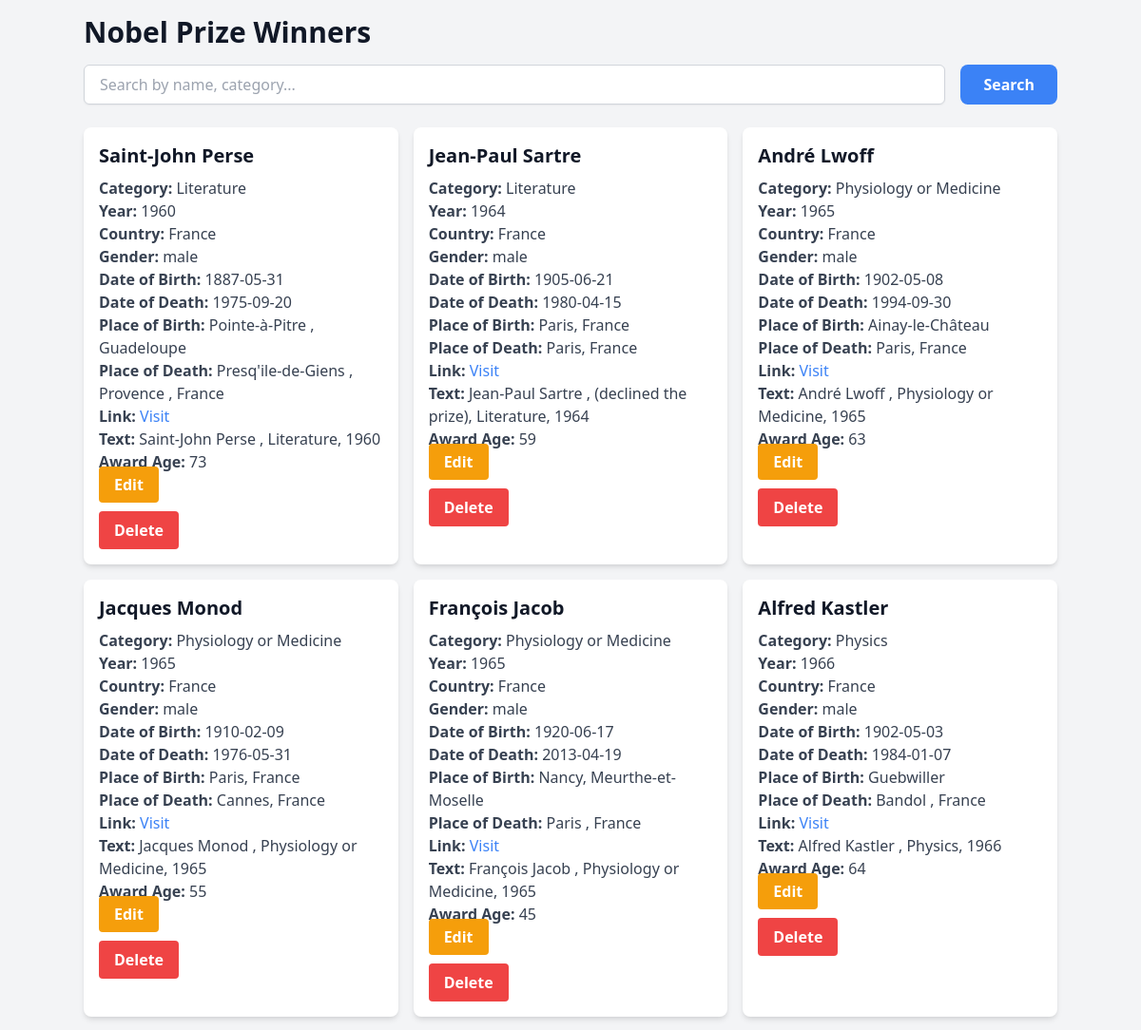
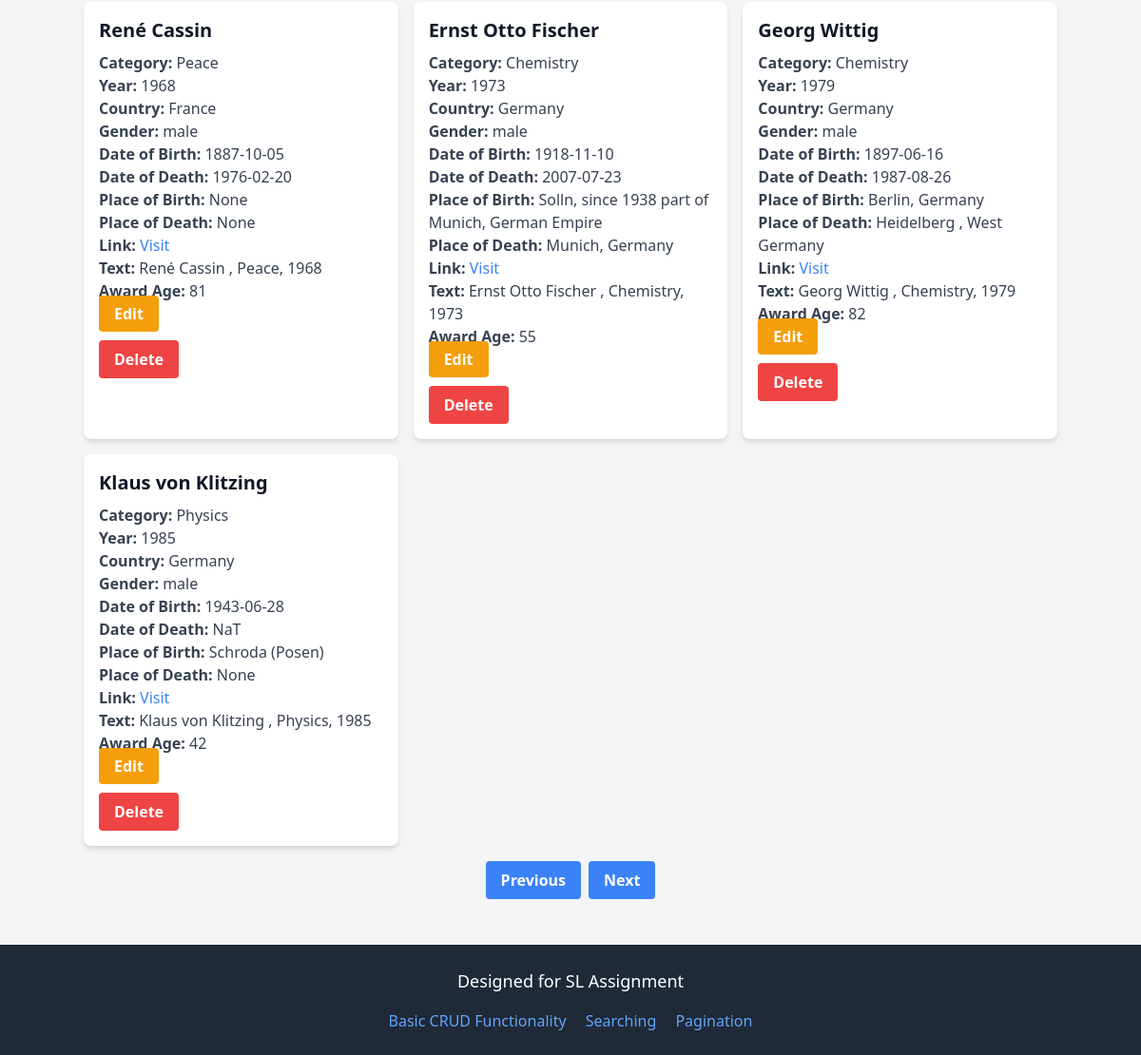
/?page=4, run on the app's committed database (2 pictures, top to bottom).
### server.py (models this page shows, shortened)
class Winner(db.Model):
    __tablename__ = 'winners'
    id = db.Column(db.Integer, primary_key=True)
    category = db.Column(db.String)
    country = db.Column(db.String)
    date_of_birth = db.Column(db.String)
    date_of_death = db.Column(db.String)
    gender = db.Column(db.String)
    link = db.Column(db.String)
    name = db.Column(db.String)
    place_of_birth = db.Column(db.String)
    place_of_death = db.Column(db.String)
    text = db.Column(db.Text)
    year = db.Column(db.Integer)
    award_age = db.Column(db.Integer)

### server.py (the view)
@app.route("/", methods=["GET"])
def index():
    search_query = request.args.get('search', '')
    page = request.args.get('page', 1, type=int)
    per_page = 10
    if search_query:
        winners_pagination = Winner.query.filter(
            (Winner.name.ilike(f"%{search_query}%")) |
            (Winner.category.ilike(f"%{search_query}%"))
        ).paginate(page=page, per_page=per_page, error_out=False)
    else:
        winners_pagination = Winner.query.paginate(page=page, per_page=per_page, error_out=False)
    winners = winners_pagination.items
    result = multiwinner_schema.dump(winners)
    return render_template('index.html', winners=result, pagination=winners_pagination)

### templates/index.html (shortened to what this page needs)
{% extends "base.html" %}
{% block content %}
<h1 class="text-3xl font-bold mb-4">Nobel Prize Winners</h1>
<form action="{{ url_for('index') }}" method="GET" class="mb-6 flex justify-between">
    <input type="text" name="search" placeholder="Search by name, category..."
           class="w-full px-4 py-2 border border-gray-300 rounded-md shadow-sm focus:outline-none focus:ring-2 focus:ring-blue-500"
           value="{{ request.args.get('search', '') }}">
    <button type="submit" class="ml-4 bg-blue-500 hover:bg-blue-700 text-white font-bold py-2 px-6 rounded-lg">
        Search
    </button>
</form>
<div class="grid grid-cols-1 md:grid-cols-2 lg:grid-cols-3 gap-4">
    {% for winner in winners %}
    <div class="bg-white shadow-md rounded-lg overflow-hidden">
        <div class="p-4">
            <h2 class="text-xl font-bold mb-2">{{ winner.name }}</h2>
            <p class="text-gray-700"><strong>Category:</strong> {{ winner.category }}</p>
            <p class="text-gray-700"><strong>Year:</strong> {{ winner.year }}</p>
            <p class="text-gray-700"><strong>Country:</strong> {{ winner.country }}</p>
            <p class="text-gray-700"><strong>Gender:</strong> {{ winner.gender }}</p>
            <p class="text-gray-700"><strong>Date of Birth:</strong> {{ winner.date_of_birth }}</p>
            <p class="text-gray-700"><strong>Date of Death:</strong> {{ winner.date_of_death }}</p>
            <p class="text-gray-700"><strong>Place of Birth:</strong> {{ winner.place_of_birth }}</p>
            <p class="text-gray-700"><strong>Place of Death:</strong> {{ winner.place_of_death }}</p>
            <p class="text-gray-700"><strong>Link:</strong> <a href="{{ winner.link }}" class="text-blue-500 hover:underline">Visit</a></p>
            <p class="text-gray-700"><strong>Text:</strong> {{ winner.text }}</p>
            <p class="text-gray-700"><strong>Award Age:</strong> {{ winner.award_age }}</p>
            <a href="{{ url_for('update_winner', winner_id=winner.id) }}"
            class="bg-yellow-500 hover:bg-yellow-700 text-white font-bold py-2 px-4 rounded my-2">
            Edit
         </a>
            <form action="{{ url_for('delete_winner', winner_id=winner.id) }}" method="POST" class="mt-4">
                <button type="submit" class="bg-red-500 hover:bg-red-700 text-white font-bold py-2 px-4 rounded">Delete</button>
            </form>
        </div>
    </div>
    {% endfor %}
</div>
<div class="mt-4 flex justify-center">
    {% if pagination.has_prev %}
           <a href="{{ url_for('index', page=pagination.prev_num) }}" class="bg-blue-500 hover:bg-blue-700 text-white font-bold py-2 px-4 rounded mx-1">Previous</a>
    {% endif %}
    {% if pagination.has_next %}
        <a href="{{ url_for('index', page=pagination.next_num) }}" class="bg-blue-500 hover:bg-blue-700 text-white font-bold py-2 px-4 rounded mx-1">Next</a>
    {% endif %}
</div>
{% endblock %}

### data on the page
Winner: name "Saint-John Perse", category "Literature", year "1960", country "France", gender "male", date_of_birth "1887-05-31", date_of_death "1975-09-20", place_of_birth "Pointe-à-Pitre , Guadeloupe", place_of_death "Presq'ile-de-Giens , Provence , France", text "Saint-John Perse , Literature, 1960", award_age "73"
Winner: name "Jean-Paul Sartre", category "Literature", year "1964", country "France", gender "male", date_of_birth "1905-06-21", date_of_death "1980-04-15", place_of_birth "Paris, France", place_of_death "Paris, France", text "Jean-Paul Sartre , (declined the prize), Literature, 1964", award_age "59"
Winner: name "André Lwoff", category "Physiology or Medicine", year "1965", country "France", gender "male", date_of_birth "1902-05-08", date_of_death "1994-09-30", place_of_birth "Ainay-le-Château", place_of_death "Paris, France", text "André Lwoff , Physiology or Medicine, 1965", award_age "63"
Winner: name "Jacques Monod", category "Physiology or Medicine", year "1965", country "France", gender "male", date_of_birth "1910-02-09", date_of_death "1976-05-31", place_of_birth "Paris, France", place_of_death "Cannes, France", text "Jacques Monod , Physiology or Medicine, 1965", award_age "55"
Winner: name "François Jacob", category "Physiology or Medicine", year "1965", country "France", gender "male", date_of_birth "1920-06-17", date_of_death "2013-04-19", place_of_birth "Nancy, Meurthe-et-Moselle", place_of_death "Paris , France", text "François Jacob , Physiology or Medicine, 1965", award_age "45"
Winner: name "Alfred Kastler", category "Physics", year "1966", country "France", gender "male", date_of_birth "1902-05-03", date_of_death "1984-01-07", place_of_birth "Guebwiller", place_of_death "Bandol , France", text "Alfred Kastler , Physics, 1966", award_age "64"
Winner: name "René Cassin", category "Peace", year "1968", country "France", gender "male", date_of_birth "1887-10-05", date_of_death "1976-02-20", place_of_birth "None", place_of_death "None", text "René Cassin , Peace, 1968", award_age "81"
Winner: name "Ernst Otto Fischer", category "Chemistry", year "1973", country "Germany", gender "male", date_of_birth "1918-11-10", date_of_death "2007-07-23", place_of_birth "Solln, since 1938 part of Munich, German Empire", place_of_death "Munich, Germany", text "Ernst Otto Fischer , Chemistry, 1973", award_age "55"
Winner: name "Georg Wittig", category "Chemistry", year "1979", country "Germany", gender "male", date_of_birth "1897-06-16", date_of_death "1987-08-26", place_of_birth "Berlin, Germany", place_of_death "Heidelberg , West Germany", text "Georg Wittig , Chemistry, 1979", award_age "82"
Winner: name "Klaus von Klitzing", category "Physics", year "1985", country "Germany", gender "male", date_of_birth "1943-06-28", date_of_death "NaT", place_of_birth "Schroda (Posen)", place_of_death "None", text "Klaus von Klitzing , Physics, 1985", award_age "42"
